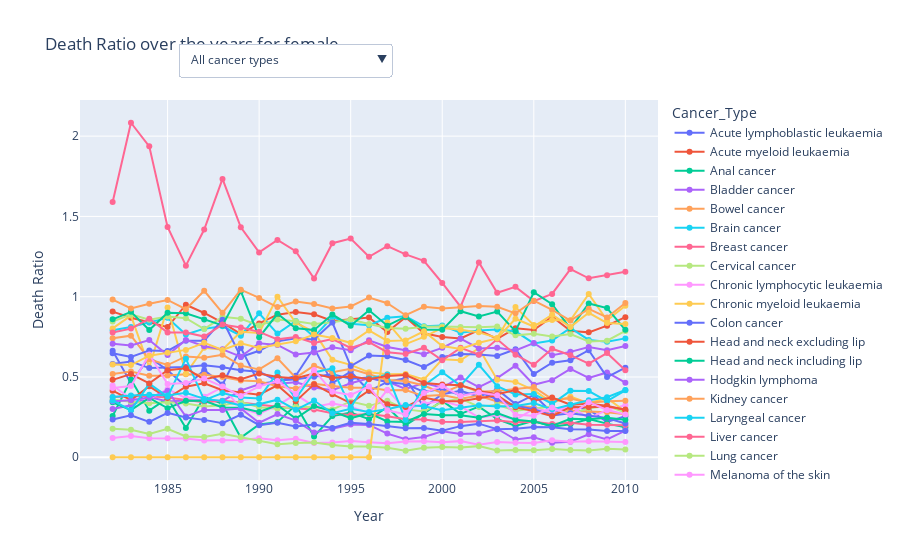

Notebook source saved alongside this figure:
### Code cell
Female_Mortality = pd.merge(Mortality_df, Incidence_df[['Year', 'Sex', 'Cancer_Type','Sum']], on=['Year', 'Sex', 'Cancer_Type'], how='inner')
Female_Mortality['Death_Ratio']=Female_Mortality['Sum_Death']/Female_Mortality['Sum']

Female_Mortality = Female_Mortality[
    (Female_Mortality['Type'] == 'Mortality') &
    (Female_Mortality['Sex'] == 'Female')  # oppure 'Male' / 'Female_Mortality'
]

fig = px.line(Female_Mortality, x='Year', y='Death_Ratio', color='Cancer_Type',
              title='Death Ratio over the years for female',
              labels={'Death_Ratio': 'Death Ratio', 'Year': 'Year'},
              markers=True)

cancer_types = Female_Mortality['Cancer_Type'].unique()

#interactive filter
fig.update_layout(
    updatemenus=[
        dict(
            buttons=[
                dict(
                    args=[{'visible': [True] * len(cancer_types)}], 
                    label="All cancer types",
                    method="update"
                ),
                *[
                    dict(
                        args=[{'visible': [True if cancer == t else False for t in cancer_types]}, 
                              {'title': f'Death Ratio over the years {cancer}'}],
                        label=cancer,
                        method="update"
                    ) for cancer in cancer_types
                ]
            ],
            direction="down",  
            showactive=True,
            active=0,
            x=0.17, 
            xanchor="left",
            y=1.15,  
            yanchor="top"
        ),
    ]
)

fig.show()

### Figure 1 — Plotly figure (JSON) as saved in the notebook; plotly's stock layout.template omitted (floating-point values rounded to 4 significant figures)
{"data": [{"hovertemplate": "Cancer_Type=Acute lymphoblastic leukaemia<br>Year=%{x}<br>Death Ratio=%{y}<extra></extra>", "legendgroup": "Acute lymphoblastic leukaemia", "line": {"color": "#636efa", "dash": "solid"}, "marker": {"symbol": "circle"}, "mode": "lines+markers", "name": "Acute lymphoblastic leukaemia", "orientation": "v", "showlegend": true, "type": "scatter", "x": [1982, 1983, 1984, 1985, 1986, 1987, 1988, 1989, 1990, 1991, 1992, 1993, 1994, 1995, 1996, 1997, 1998, 1999, 2000, 2001, 2002, 2003, 2004, 2005, 2006, 2007, 2008, 2009, 2010], "xaxis": "x", "y": [0.6632, 0.4615, 0.6237, 0.5417, 0.4409, 0.5426, 0.4526, 0.6818, 0.4571, 0.4722, 0.5078, 0.681, 0.4615, 0.5333, 0.4122, 0.4696, 0.4925, 0.3106, 0.3926, 0.4141, 0.3767, 0.4225, 0.3312, 0.3884, 0.2774, 0.3212, 0.296, 0.2199, 0.2558], "yaxis": "y"}, {"hovertemplate": "Cancer_Type=Acute myeloid leukaemia<br>Year=%{x}<br>Death Ratio=%{y}<extra></extra>", "legendgroup": "Acute myeloid leukaemia", "line": {"color": "#EF553B", "dash": "solid"}, "marker": {"symbol": "circle"}, "mode": "lines+markers", "name": "Acute myeloid leukaemia", "orientation": "v", "showlegend": true, "type": "scatter", "x": [1982, 1983, 1984, 1985, 1986, 1987, 1988, 1989, 1990, 1991, 1992, 1993, 1994, 1995, 1996, 1997, 1998, 1999, 2000, 2001, 2002, 2003, 2004, 2005, 2006, 2007, 2008, 2009, 2010], "xaxis": "x", "y": [0.9072, 0.8685, 0.8408, 0.8106, 0.95, 0.8986, 0.8384, 0.7669, 0.8333, 0.8879, 0.9053, 0.8902, 0.8491, 0.8581, 0.8697, 0.7796, 0.8714, 0.772, 0.7485, 0.7396, 0.7925, 0.7371, 0.8038, 0.792, 0.8757, 0.7869, 0.7778, 0.8196, 0.8722], "yaxis": "y"}, {"hovertemplate": "Cancer_Type=Anal cancer<br>Year=%{x}<br>Death Ratio=%{y}<extra></extra>", "legendgroup": "Anal cancer", "line": {"color": "#00cc96", "dash": "solid"}, "marker": {"symbol": "circle"}, "mode": "lines+markers", "name": "Anal cancer", "orientation": "v", "showlegend": true, "type": "scatter", "x": [1982, 1983, 1984, 1985, 1986, 1987, 1988, 1989, 1990, 1991, 1992, 1993, 1994, 1995, 1996, 1997, 1998, 1999, 2000, 2001, 2002, 2003, 2004, 2005, 2006, 2007, 2008, 2009, 2010], "xaxis": "x", "y": [0.2571, 0.4839, 0.2903, 0.3684, 0.1818, 0.375, 0.3333, 0.122, 0.2041, 0.2188, 0.325, 0.129, 0.2564, 0.2778, 0.2368, 0.3125, 0.2, 0.2727, 0.3514, 0.2703, 0.3158, 0.2381, 0.1944, 0.2273, 0.1905, 0.2051, 0.2381, 0.2093, 0.186], "yaxis": "y"}, {"hovertemplate": "Cancer_Type=Bladder cancer<br>Year=%{x}<br>Death Ratio=%{y}<extra></extra>", "legendgroup": "Bladder cancer", "line": {"color": "#ab63fa", "dash": "solid"}, "marker": {"symbol": "circle"}, "mode": "lines+markers", "name": "Bladder cancer", "orientation": "v", "showlegend": true, "type": "scatter", "x": [1982, 1983, 1984, 1985, 1986, 1987, 1988, 1989, 1990, 1991, 1992, 1993, 1994, 1995, 1996, 1997, 1998, 1999, 2000, 2001, 2002, 2003, 2004, 2005, 2006, 2007, 2008, 2009, 2010], "xaxis": "x", "y": [0.3007, 0.3244, 0.3756, 0.3471, 0.3528, 0.3543, 0.3509, 0.4162, 0.4551, 0.4571, 0.4668, 0.4347, 0.417, 0.4608, 0.4916, 0.4713, 0.4261, 0.4622, 0.4333, 0.4973, 0.4369, 0.4929, 0.5707, 0.4514, 0.4803, 0.5498, 0.4938, 0.5284, 0.4647], "yaxis": "y"}, {"hovertemplate": "Cancer_Type=Bowel cancer<br>Year=%{x}<br>Death Ratio=%{y}<extra></extra>", "legendgroup": "Bowel cancer", "line": {"color": "#FFA15A", "dash": "solid"}, "marker": {"symbol": "circle"}, "mode": "lines+markers", "name": "Bowel cancer", "orientation": "v", "showlegend": true, "type": "scatter", "x": [1982, 1983, 1984, 1985, 1986, 1987, 1988, 1989, 1990, 1991, 1992, 1993, 1994, 1995, 1996, 1997, 1998, 1999, 2000, 2001, 2002, 2003, 2004, 2005, 2006, 2007, 2008, 2009, 2010], "xaxis": "x", "y": [0.5189, 0.5339, 0.5072, 0.5088, 0.5176, 0.5132, 0.5004, 0.4781, 0.4731, 0.4427, 0.4285, 0.4581, 0.4434, 0.4332, 0.4327, 0.4175, 0.4185, 0.3808, 0.3879, 0.3646, 0.3831, 0.3476, 0.3205, 0.3107, 0.2713, 0.2896, 0.2853, 0.2801, 0.2679], "yaxis": "y"}, {"hovertemplate": "Cancer_Type=Brain cancer<br>Year=%{x}<br>Death Ratio=%{y}<extra></extra>", "legendgroup": "Brain cancer", "line": {"color": "#19d3f3", "dash": "solid"}, "marker": {"symbol": "circle"}, "mode": "lines+markers", "name": "Brain cancer", "orientation": "v", "showlegend": true, "type": "scatter", "x": [1982, 1983, 1984, 1985, 1986, 1987, 1988, 1989, 1990, 1991, 1992, 1993, 1994, 1995, 1996, 1997, 1998, 1999, 2000, 2001, 2002, 2003, 2004, 2005, 2006, 2007, 2008, 2009, 2010], "xaxis": "x", "y": [0.7906, 0.8107, 0.8399, 0.8689, 0.7641, 0.801, 0.8157, 0.7574, 0.8966, 0.7702, 0.849, 0.75, 0.8727, 0.8316, 0.8222, 0.8685, 0.8785, 0.8155, 0.8198, 0.776, 0.7897, 0.7963, 0.7845, 0.7089, 0.7267, 0.8055, 0.7307, 0.7195, 0.7403], "yaxis": "y"}, {"hovertemplate": "Cancer_Type=Breast cancer<br>Year=%{x}<br>Death Ratio=%{y}<extra></extra>", "legendgroup": "Breast cancer", "line": {"color": "#FF6692", "dash": "solid"}, "marker": {"symbol": "circle"}, "mode": "lines+markers", "name": "Breast cancer", "orientation": "v", "showlegend": true, "type": "scatter", "x": [1982, 1983, 1984, 1985, 1986, 1987, 1988, 1989, 1990, 1991, 1992, 1993, 1994, 1995, 1996, 1997, 1998, 1999, 2000, 2001, 2002, 2003, 2004, 2005, 2006, 2007, 2008, 2009, 2010], "xaxis": "x", "y": [0.3747, 0.3805, 0.3797, 0.3719, 0.356, 0.343, 0.3512, 0.3416, 0.3265, 0.3145, 0.3033, 0.2974, 0.2738, 0.2619, 0.269, 0.2554, 0.2365, 0.2355, 0.2212, 0.2193, 0.2218, 0.2285, 0.2184, 0.2211, 0.2069, 0.2155, 0.202, 0.2027, 0.2001], "yaxis": "y"}, {"hovertemplate": "Cancer_Type=Cervical cancer<br>Year=%{x}<br>Death Ratio=%{y}<extra></extra>", "legendgroup": "Cervical cancer", "line": {"color": "#B6E880", "dash": "solid"}, "marker": {"symbol": "circle"}, "mode": "lines+markers", "name": "Cervical cancer", "orientation": "v", "showlegend": true, "type": "scatter", "x": [1982, 1983, 1984, 1985, 1986, 1987, 1988, 1989, 1990, 1991, 1992, 1993, 1994, 1995, 1996, 1997, 1998, 1999, 2000, 2001, 2002, 2003, 2004, 2005, 2006, 2007, 2008, 2009, 2010], "xaxis": "x", "y": [0.3593, 0.3451, 0.3366, 0.3428, 0.3346, 0.3164, 0.3246, 0.3439, 0.3116, 0.3023, 0.3145, 0.313, 0.2981, 0.3476, 0.3202, 0.3519, 0.2982, 0.2845, 0.3446, 0.3652, 0.3149, 0.3274, 0.2893, 0.3007, 0.3162, 0.2687, 0.305, 0.3192, 0.28], "yaxis": "y"}, {"hovertemplate": "Cancer_Type=Chronic lymphocytic leukaemia<br>Year=%{x}<br>Death Ratio=%{y}<extra></extra>", "legendgroup": "Chronic lymphocytic leukaemia", "line": {"color": "#FF97FF", "dash": "solid"}, "marker": {"symbol": "circle"}, "mode": "lines+markers", "name": "Chronic lymphocytic leukaemia", "orientation": "v", "showlegend": true, "type": "scatter", "x": [1982, 1983, 1984, 1985, 1986, 1987, 1988, 1989, 1990, 1991, 1992, 1993, 1994, 1995, 1996, 1997, 1998, 1999, 2000, 2001, 2002, 2003, 2004, 2005, 2006, 2007, 2008, 2009, 2010], "xaxis": "x", "y": [0.4468, 0.3642, 0.3627, 0.4236, 0.3684, 0.3772, 0.4363, 0.3037, 0.2717, 0.3233, 0.392, 0.315, 0.3344, 0.3142, 0.2744, 0.4195, 0.2961, 0.3352, 0.3508, 0.3184, 0.2463, 0.2625, 0.2346, 0.3006, 0.283, 0.3181, 0.2421, 0.2953, 0.3241], "yaxis": "y"}, {"hovertemplate": "Cancer_Type=Chronic myeloid leukaemia<br>Year=%{x}<br>Death Ratio=%{y}<extra></extra>", "legendgroup": "Chronic myeloid leukaemia", "line": {"color": "#FECB52", "dash": "solid"}, "marker": {"symbol": "circle"}, "mode": "lines+markers", "name": "Chronic myeloid leukaemia", "orientation": "v", "showlegend": true, "type": "scatter", "x": [1982, 1983, 1984, 1985, 1986, 1987, 1988, 1989, 1990, 1991, 1992, 1993, 1994, 1995, 1996, 1997, 1998, 1999, 2000, 2001, 2002, 2003, 2004, 2005, 2006, 2007, 2008, 2009, 2010], "xaxis": "x", "y": [0.8023, 0.8824, 0.5612, 0.9324, 0.5208, 0.6822, 0.6696, 0.781, 0.7742, 1.0, 0.8378, 0.7795, 0.6069, 0.5755, 0.529, 0.5164, 0.5185, 0.4839, 0.6106, 0.604, 0.6792, 0.4831, 0.469, 0.4182, 0.339, 0.3776, 0.3361, 0.368, 0.2847], "yaxis": "y"}, {"hovertemplate": "Cancer_Type=Colon cancer<br>Year=%{x}<br>Death Ratio=%{y}<extra></extra>", "legendgroup": "Colon cancer", "line": {"color": "#636efa", "dash": "solid"}, "marker": {"symbol": "circle"}, "mode": "lines+markers", "name": "Colon cancer", "orientation": "v", "showlegend": true, "type": "scatter", "x": [1982, 1983, 1984, 1985, 1986, 1987, 1988, 1989, 1990, 1991, 1992, 1993, 1994, 1995, 1996, 1997, 1998, 1999, 2000, 2001, 2002, 2003, 2004, 2005, 2006, 2007, 2008, 2009, 2010], "xaxis": "x", "y": [0.5814, 0.5962, 0.5554, 0.5586, 0.5617, 0.5732, 0.5612, 0.5415, 0.5325, 0.4773, 0.4854, 0.5016, 0.5175, 0.4892, 0.4962, 0.4676, 0.4569, 0.4067, 0.4269, 0.3869, 0.408, 0.361, 0.3212, 0.2997, 0.26, 0.2745, 0.2583, 0.2441, 0.2101], "yaxis": "y"}, {"hovertemplate": "Cancer_Type=Head and neck excluding lip<br>Year=%{x}<br>Death Ratio=%{y}<extra></extra>", "legendgroup": "Head and neck excluding lip", "line": {"color": "#EF553B", "dash": "solid"}, "marker": {"symbol": "circle"}, "mode": "lines+markers", "name": "Head and neck excluding lip", "orientation": "v", "showlegend": true, "type": "scatter", "x": [1982, 1983, 1984, 1985, 1986, 1987, 1988, 1989, 1990, 1991, 1992, 1993, 1994, 1995, 1996, 1997, 1998, 1999, 2000, 2001, 2002, 2003, 2004, 2005, 2006, 2007, 2008, 2009, 2010], "xaxis": "x", "y": [0.4149, 0.3559, 0.4418, 0.3686, 0.4394, 0.4611, 0.4179, 0.4035, 0.3894, 0.448, 0.3495, 0.454, 0.3926, 0.337, 0.4155, 0.3297, 0.3126, 0.3725, 0.3491, 0.3488, 0.3696, 0.3865, 0.3106, 0.2877, 0.2553, 0.3127, 0.312, 0.3161, 0.2981], "yaxis": "y"}, {"hovertemplate": "Cancer_Type=Head and neck including lip<br>Year=%{x}<br>Death Ratio=%{y}<extra></extra>", "legendgroup": "Head and neck including lip", "line": {"color": "#00cc96", "dash": "solid"}, "marker": {"symbol": "circle"}, "mode": "lines+markers", "name": "Head and neck including lip", "orientation": "v", "showlegend": true, "type": "scatter", "x": [1982, 1983, 1984, 1985, 1986, 1987, 1988, 1989, 1990, 1991, 1992, 1993, 1994, 1995, 1996, 1997, 1998, 1999, 2000, 2001, 2002, 2003, 2004, 2005, 2006, 2007, 2008, 2009, 2010], "xaxis": "x", "y": [0.3421, 0.2938, 0.3701, 0.3051, 0.3514, 0.3522, 0.3097, 0.3076, 0.2823, 0.3239, 0.2413, 0.3185, 0.2864, 0.2438, 0.2745, 0.2227, 0.22, 0.2699, 0.2621, 0.2617, 0.2461, 0.276, 0.2339, 0.2222, 0.1951, 0.2393, 0.2367, 0.2458, 0.2337], "yaxis": "y"}, {"hovertemplate": "Cancer_Type=Hodgkin lymphoma<br>Year=%{x}<br>Death Ratio=%{y}<extra></extra>", "legendgroup": "Hodgkin lymphoma", "line": {"color": "#ab63fa", "dash": "solid"}, "marker": {"symbol": "circle"}, "mode": "lines+markers", "name": "Hodgkin lymphoma", "orientation": "v", "showlegend": true, "type": "scatter", "x": [1982, 1983, 1984, 1985, 1986, 1987, 1988, 1989, 1990, 1991, 1992, 1993, 1994, 1995, 1996, 1997, 1998, 1999, 2000, 2001, 2002, 2003, 2004, 2005, 2006, 2007, 2008, 2009, 2010], "xaxis": "x", "y": [0.3492, 0.3548, 0.3714, 0.4144, 0.2536, 0.295, 0.295, 0.3041, 0.2148, 0.2695, 0.2286, 0.1538, 0.1772, 0.2039, 0.2012, 0.1474, 0.1124, 0.1257, 0.1623, 0.1444, 0.1483, 0.1774, 0.1102, 0.1245, 0.08974, 0.09677, 0.1429, 0.1115, 0.166], "yaxis": "y"}, {"hovertemplate": "Cancer_Type=Kidney cancer<br>Year=%{x}<br>Death Ratio=%{y}<extra></extra>", "legendgroup": "Kidney cancer", "line": {"color": "#FFA15A", "dash": "solid"}, "marker": {"symbol": "circle"}, "mode": "lines+markers", "name": "Kidney cancer", "orientation": "v", "showlegend": true, "type": "scatter", "x": [1982, 1983, 1984, 1985, 1986, 1987, 1988, 1989, 1990, 1991, 1992, 1993, 1994, 1995, 1996, 1997, 1998, 1999, 2000, 2001, 2002, 2003, 2004, 2005, 2006, 2007, 2008, 2009, 2010], "xaxis": "x", "y": [0.7413, 0.7571, 0.6097, 0.5742, 0.6277, 0.6193, 0.6383, 0.5708, 0.5468, 0.6166, 0.4956, 0.5701, 0.5294, 0.5506, 0.5169, 0.481, 0.4749, 0.4467, 0.3992, 0.4478, 0.4076, 0.413, 0.4245, 0.4375, 0.3616, 0.3659, 0.3391, 0.3495, 0.3513], "yaxis": "y"}, {"hovertemplate": "Cancer_Type=Laryngeal cancer<br>Year=%{x}<br>Death Ratio=%{y}<extra></extra>", "legendgroup": "Laryngeal cancer", "line": {"color": "#19d3f3", "dash": "solid"}, "marker": {"symbol": "circle"}, "mode": "lines+markers", "name": "Laryngeal cancer", "orientation": "v", "showlegend": true, "type": "scatter", "x": [1982, 1983, 1984, 1985, 1986, 1987, 1988, 1989, 1990, 1991, 1992, 1993, 1994, 1995, 1996, 1997, 1998, 1999, 2000, 2001, 2002, 2003, 2004, 2005, 2006, 2007, 2008, 2009, 2010], "xaxis": "x", "y": [0.3538, 0.2923, 0.4583, 0.3774, 0.614, 0.3562, 0.4, 0.3714, 0.3667, 0.5278, 0.3636, 0.5283, 0.5538, 0.3108, 0.4918, 0.5147, 0.2321, 0.4474, 0.5294, 0.4464, 0.5758, 0.4426, 0.3913, 0.3934, 0.3333, 0.4138, 0.4125, 0.3492, 0.4167], "yaxis": "y"}, {"hovertemplate": "Cancer_Type=Liver cancer<br>Year=%{x}<br>Death Ratio=%{y}<extra></extra>", "legendgroup": "Liver cancer", "line": {"color": "#FF6692", "dash": "solid"}, "marker": {"symbol": "circle"}, "mode": "lines+markers", "name": "Liver cancer", "orientation": "v", "showlegend": true, "type": "scatter", "x": [1982, 1983, 1984, 1985, 1986, 1987, 1988, 1989, 1990, 1991, 1992, 1993, 1994, 1995, 1996, 1997, 1998, 1999, 2000, 2001, 2002, 2003, 2004, 2005, 2006, 2007, 2008, 2009, 2010], "xaxis": "x", "y": [1.59, 2.083, 1.937, 1.435, 1.193, 1.419, 1.733, 1.432, 1.276, 1.354, 1.283, 1.114, 1.333, 1.362, 1.248, 1.314, 1.264, 1.223, 1.085, 0.9375, 1.214, 1.025, 1.061, 0.9725, 1.017, 1.172, 1.114, 1.133, 1.155], "yaxis": "y"}, {"hovertemplate": "Cancer_Type=Lung cancer<br>Year=%{x}<br>Death Ratio=%{y}<extra></extra>", "legendgroup": "Lung cancer", "line": {"color": "#B6E880", "dash": "solid"}, "marker": {"symbol": "circle"}, "mode": "lines+markers", "name": "Lung cancer", "orientation": "v", "showlegend": true, "type": "scatter", "x": [1982, 1983, 1984, 1985, 1986, 1987, 1988, 1989, 1990, 1991, 1992, 1993, 1994, 1995, 1996, 1997, 1998, 1999, 2000, 2001, 2002, 2003, 2004, 2005, 2006, 2007, 2008, 2009, 2010], "xaxis": "x", "y": [0.8447, 0.8897, 0.8571, 0.8768, 0.8657, 0.7985, 0.8746, 0.8627, 0.8207, 0.8586, 0.8477, 0.8305, 0.8415, 0.8583, 0.8303, 0.8047, 0.8008, 0.8135, 0.815, 0.8118, 0.8101, 0.8148, 0.7592, 0.7698, 0.7521, 0.7679, 0.7213, 0.7259, 0.7866], "yaxis": "y"}, {"hovertemplate": "Cancer_Type=Melanoma of the skin<br>Year=%{x}<br>Death Ratio=%{y}<extra></extra>", "legendgroup": "Melanoma of the skin", "line": {"color": "#FF97FF", "dash": "solid"}, "marker": {"symbol": "circle"}, "mode": "lines+markers", "name": "Melanoma of the skin", "orientation": "v", "showlegend": true, "type": "scatter", "x": [1982, 1983, 1984, 1985, 1986, 1987, 1988, 1989, 1990, 1991, 1992, 1993, 1994, 1995, 1996, 1997, 1998, 1999, 2000, 2001, 2002, 2003, 2004, 2005, 2006, 2007, 2008, 2009, 2010], "xaxis": "x", "y": [0.1204, 0.1323, 0.1184, 0.1179, 0.1172, 0.105, 0.1042, 0.1076, 0.1189, 0.1052, 0.1154, 0.08918, 0.09252, 0.1007, 0.093, 0.08683, 0.09783, 0.09973, 0.09296, 0.1004, 0.078, 0.09505, 0.09042, 0.08825, 0.1057, 0.09692, 0.09932, 0.0991, 0.09522], "yaxis": "y"}, {"hovertemplate": "Cancer_Type=Mesothelioma<br>Year=%{x}<br>Death Ratio=%{y}<extra></extra>", "legendgroup": "Mesothelioma", "line": {"color": "#FECB52", "dash": "solid"}, "marker": {"symbol": "circle"}, "mode": "lines+markers", "name": "Mesothelioma", "orientation": "v", "showlegend": true, "type": "scatter", "x": [1982, 1983, 1984, 1985, 1986, 1987, 1988, 1989, 1990, 1991, 1992, 1993, 1994, 1995, 1996, 1997, 1998, 1999, 2000, 2001, 2002, 2003, 2004, 2005, 2006, 2007, 2008, 2009, 2010], "xaxis": "x", "y": [0.0, 0.0, 0.0, 0.0, 0.0, 0.0, 0.0, 0.0, 0.0, 0.0, 0.0, 0.0, 0.0, 0.0, 0.0, 0.84, 0.7049, 0.75, 0.8052, 0.7944, 0.7778, 0.7434, 0.9355, 0.823, 0.8544, 0.8532, 1.017, 0.8527, 0.9435], "yaxis": "y"}, {"hovertemplate": "Cancer_Type=Myeloma<br>Year=%{x}<br>Death Ratio=%{y}<extra></extra>", "legendgroup": "Myeloma", "line": {"color": "#636efa", "dash": "solid"}, "marker": {"symbol": "circle"}, "mode": "lines+markers", "name": "Myeloma", "orientation": "v", "showlegend": true, "type": "scatter", "x": [1982, 1983, 1984, 1985, 1986, 1987, 1988, 1989, 1990, 1991, 1992, 1993, 1994, 1995, 1996, 1997, 1998, 1999, 2000, 2001, 2002, 2003, 2004, 2005, 2006, 2007, 2008, 2009, 2010], "xaxis": "x", "y": [0.6475, 0.624, 0.6655, 0.6619, 0.7261, 0.7263, 0.8561, 0.6246, 0.663, 0.7217, 0.7408, 0.7341, 0.8391, 0.5682, 0.6332, 0.6296, 0.6055, 0.5613, 0.6243, 0.6423, 0.6399, 0.6305, 0.6729, 0.5179, 0.5889, 0.6043, 0.6667, 0.4992, 0.5578], "yaxis": "y"}, {"hovertemplate": "Cancer_Type=Non-Hodgkin lymphoma<br>Year=%{x}<br>Death Ratio=%{y}<extra></extra>", "legendgroup": "Non-Hodgkin lymphoma", "line": {"color": "#EF553B", "dash": "solid"}, "marker": {"symbol": "circle"}, "mode": "lines+markers", "name": "Non-Hodgkin lymphoma", "orientation": "v", "showlegend": true, "type": "scatter", "x": [1982, 1983, 1984, 1985, 1986, 1987, 1988, 1989, 1990, 1991, 1992, 1993, 1994, 1995, 1996, 1997, 1998, 1999, 2000, 2001, 2002, 2003, 2004, 2005, 2006, 2007, 2008, 2009, 2010], "xaxis": "x", "y": [0.4822, 0.5178, 0.4601, 0.5417, 0.5538, 0.485, 0.5108, 0.486, 0.5217, 0.5, 0.4916, 0.5212, 0.4929, 0.5044, 0.486, 0.5056, 0.5119, 0.463, 0.453, 0.4486, 0.4135, 0.3925, 0.4184, 0.354, 0.3719, 0.3267, 0.3337, 0.3215, 0.2934], "yaxis": "y"}, {"hovertemplate": "Cancer_Type=Oesophageal cancer<br>Year=%{x}<br>Death Ratio=%{y}<extra></extra>", "legendgroup": "Oesophageal cancer", "line": {"color": "#00cc96", "dash": "solid"}, "marker": {"symbol": "circle"}, "mode": "lines+markers", "name": "Oesophageal cancer", "orientation": "v", "showlegend": true, "type": "scatter", "x": [1982, 1983, 1984, 1985, 1986, 1987, 1988, 1989, 1990, 1991, 1992, 1993, 1994, 1995, 1996, 1997, 1998, 1999, 2000, 2001, 2002, 2003, 2004, 2005, 2006, 2007, 2008, 2009, 2010], "xaxis": "x", "y": [0.8591, 0.9056, 0.7923, 0.8993, 0.8967, 0.8581, 0.8216, 1.035, 0.7467, 0.8935, 0.8037, 0.7926, 0.8886, 0.8194, 0.9153, 0.8195, 0.8753, 0.7946, 0.7934, 0.9096, 0.8764, 0.9075, 0.7841, 1.028, 0.9534, 0.802, 0.9577, 0.9289, 0.7938], "yaxis": "y"}, {"hovertemplate": "Cancer_Type=Ovarian cancer<br>Year=%{x}<br>Death Ratio=%{y}<extra></extra>", "legendgroup": "Ovarian cancer", "line": {"color": "#ab63fa", "dash": "solid"}, "marker": {"symbol": "circle"}, "mode": "lines+markers", "name": "Ovarian cancer", "orientation": "v", "showlegend": true, "type": "scatter", "x": [1982, 1983, 1984, 1985, 1986, 1987, 1988, 1989, 1990, 1991, 1992, 1993, 1994, 1995, 1996, 1997, 1998, 1999, 2000, 2001, 2002, 2003, 2004, 2005, 2006, 2007, 2008, 2009, 2010], "xaxis": "x", "y": [0.7072, 0.6959, 0.7297, 0.6364, 0.731, 0.6918, 0.6719, 0.6264, 0.7105, 0.6995, 0.64, 0.6519, 0.6848, 0.666, 0.7286, 0.6864, 0.6664, 0.6412, 0.6812, 0.7381, 0.6779, 0.6827, 0.6651, 0.7115, 0.6356, 0.6564, 0.6872, 0.6672, 0.693], "yaxis": "y"}, {"hovertemplate": "Cancer_Type=Pancreatic cancer<br>Year=%{x}<br>Death Ratio=%{y}<extra></extra>", "legendgroup": "Pancreatic cancer", "line": {"color": "#FFA15A", "dash": "solid"}, "marker": {"symbol": "circle"}, "mode": "lines+markers", "name": "Pancreatic cancer", "orientation": "v", "showlegend": true, "type": "scatter", "x": [1982, 1983, 1984, 1985, 1986, 1987, 1988, 1989, 1990, 1991, 1992, 1993, 1994, 1995, 1996, 1997, 1998, 1999, 2000, 2001, 2002, 2003, 2004, 2005, 2006, 2007, 2008, 2009, 2010], "xaxis": "x", "y": [0.9822, 0.9266, 0.9558, 0.9795, 0.9219, 1.037, 0.8994, 1.044, 0.9924, 0.9354, 0.9703, 0.9538, 0.9262, 0.9392, 0.9952, 0.9595, 0.8846, 0.9375, 0.9271, 0.9351, 0.9423, 0.9372, 0.8963, 0.9752, 0.9177, 0.851, 0.9243, 0.8709, 0.9609], "yaxis": "y"}, {"hovertemplate": "Cancer_Type=Rectal cancer<br>Year=%{x}<br>Death Ratio=%{y}<extra></extra>", "legendgroup": "Rectal cancer", "line": {"color": "#19d3f3", "dash": "solid"}, "marker": {"symbol": "circle"}, "mode": "lines+markers", "name": "Rectal cancer", "orientation": "v", "showlegend": true, "type": "scatter", "x": [1982, 1983, 1984, 1985, 1986, 1987, 1988, 1989, 1990, 1991, 1992, 1993, 1994, 1995, 1996, 1997, 1998, 1999, 2000, 2001, 2002, 2003, 2004, 2005, 2006, 2007, 2008, 2009, 2010], "xaxis": "x", "y": [0.3749, 0.3847, 0.3897, 0.3848, 0.4021, 0.3635, 0.3502, 0.3222, 0.3306, 0.3586, 0.2951, 0.3532, 0.2739, 0.3021, 0.2821, 0.2985, 0.325, 0.3174, 0.2934, 0.3107, 0.3241, 0.3168, 0.3187, 0.3378, 0.2983, 0.3264, 0.3544, 0.3736, 0.4189], "yaxis": "y"}, {"hovertemplate": "Cancer_Type=Stomach cancer<br>Year=%{x}<br>Death Ratio=%{y}<extra></extra>", "legendgroup": "Stomach cancer", "line": {"color": "#FF6692", "dash": "solid"}, "marker": {"symbol": "circle"}, "mode": "lines+markers", "name": "Stomach cancer", "orientation": "v", "showlegend": true, "type": "scatter", "x": [1982, 1983, 1984, 1985, 1986, 1987, 1988, 1989, 1990, 1991, 1992, 1993, 1994, 1995, 1996, 1997, 1998, 1999, 2000, 2001, 2002, 2003, 2004, 2005, 2006, 2007, 2008, 2009, 2010], "xaxis": "x", "y": [0.7774, 0.8011, 0.8623, 0.7764, 0.7766, 0.7515, 0.8266, 0.8079, 0.781, 0.7342, 0.7492, 0.7113, 0.7362, 0.6805, 0.7171, 0.6542, 0.6437, 0.6823, 0.604, 0.6816, 0.6386, 0.7352, 0.6391, 0.5758, 0.6757, 0.6356, 0.5826, 0.649, 0.5423], "yaxis": "y"}, {"hovertemplate": "Cancer_Type=Thyroid cancer<br>Year=%{x}<br>Death Ratio=%{y}<extra></extra>", "legendgroup": "Thyroid cancer", "line": {"color": "#B6E880", "dash": "solid"}, "marker": {"symbol": "circle"}, "mode": "lines+markers", "name": "Thyroid cancer", "orientation": "v", "showlegend": true, "type": "scatter", "x": [1982, 1983, 1984, 1985, 1986, 1987, 1988, 1989, 1990, 1991, 1992, 1993, 1994, 1995, 1996, 1997, 1998, 1999, 2000, 2001, 2002, 2003, 2004, 2005, 2006, 2007, 2008, 2009, 2010], "xaxis": "x", "y": [0.1776, 0.1714, 0.1443, 0.1771, 0.1299, 0.1257, 0.1461, 0.1254, 0.1011, 0.08108, 0.08841, 0.09125, 0.07593, 0.06699, 0.06636, 0.0591, 0.04011, 0.05929, 0.06369, 0.06007, 0.06926, 0.04179, 0.04509, 0.04426, 0.05181, 0.04488, 0.04271, 0.05236, 0.0482], "yaxis": "y"}, {"hovertemplate": "Cancer_Type=Tongue cancer<br>Year=%{x}<br>Death Ratio=%{y}<extra></extra>", "legendgroup": "Tongue cancer", "line": {"color": "#FF97FF", "dash": "solid"}, "marker": {"symbol": "circle"}, "mode": "lines+markers", "name": "Tongue cancer", "orientation": "v", "showlegend": true, "type": "scatter", "x": [1982, 1983, 1984, 1985, 1986, 1987, 1988, 1989, 1990, 1991, 1992, 1993, 1994, 1995, 1996, 1997, 1998, 1999, 2000, 2001, 2002, 2003, 2004, 2005, 2006, 2007, 2008, 2009, 2010], "xaxis": "x", "y": [0.4318, 0.4432, 0.6404, 0.4565, 0.4624, 0.4906, 0.44, 0.3818, 0.4414, 0.4746, 0.3932, 0.5437, 0.4077, 0.3884, 0.4403, 0.2927, 0.2667, 0.4, 0.4444, 0.3822, 0.4028, 0.3867, 0.264, 0.2586, 0.3101, 0.2626, 0.3429, 0.2947, 0.267], "yaxis": "y"}, {"hovertemplate": "Cancer_Type=Unknown primary site<br>Year=%{x}<br>Death Ratio=%{y}<extra></extra>", "legendgroup": "Unknown primary site", "line": {"color": "#FECB52", "dash": "solid"}, "marker": {"symbol": "circle"}, "mode": "lines+markers", "name": "Unknown primary site", "orientation": "v", "showlegend": true, "type": "scatter", "x": [1982, 1983, 1984, 1985, 1986, 1987, 1988, 1989, 1990, 1991, 1992, 1993, 1994, 1995, 1996, 1997, 1998, 1999, 2000, 2001, 2002, 2003, 2004, 2005, 2006, 2007, 2008, 2009, 2010], "xaxis": "x", "y": [0.578, 0.574, 0.6329, 0.6505, 0.6686, 0.7131, 0.6686, 0.7103, 0.68, 0.7029, 0.7217, 0.7639, 0.7425, 0.7127, 0.7894, 0.7246, 0.7279, 0.7844, 0.6929, 0.675, 0.7132, 0.7403, 0.8623, 0.8142, 0.8873, 0.8118, 0.8996, 0.8359, 0.8306], "yaxis": "y"}, {"hovertemplate": "Cancer_Type=Uterine cancer<br>Year=%{x}<br>Death Ratio=%{y}<extra></extra>", "legendgroup": "Uterine cancer", "line": {"color": "#636efa", "dash": "solid"}, "marker": {"symbol": "circle"}, "mode": "lines+markers", "name": "Uterine cancer", "orientation": "v", "showlegend": true, "type": "scatter", "x": [1982, 1983, 1984, 1985, 1986, 1987, 1988, 1989, 1990, 1991, 1992, 1993, 1994, 1995, 1996, 1997, 1998, 1999, 2000, 2001, 2002, 2003, 2004, 2005, 2006, 2007, 2008, 2009, 2010], "xaxis": "x", "y": [0.2357, 0.2618, 0.2205, 0.2762, 0.247, 0.2328, 0.212, 0.2649, 0.2, 0.2142, 0.191, 0.2032, 0.1826, 0.2154, 0.2076, 0.1945, 0.1811, 0.1814, 0.1646, 0.1938, 0.2092, 0.1741, 0.1779, 0.1876, 0.1875, 0.1751, 0.1733, 0.1631, 0.1627], "yaxis": "y"}], "layout": {"legend": {"title": {"text": "Cancer_Type"}, "tracegroupgap": 0}, "title": {"text": "Death Ratio over the years for female"}, "updatemenus": [{"active": 0, "buttons": [{"args": [{"visible": [true, true, true, true, true, true, true, true, true, true, true, true, true, true, true, true, true, true, true, true, true, true, true, true, true, true, true, true, true, true, true]}], "label": "All cancer types", "method": "update"}, {"args": [{"visible": [true, false, false, false, false, false, false, false, false, false, false, false, false, false, false, false, false, false, false, false, false, false, false, false, false, false, false, false, false, false, false]}, {"title": "Death Ratio over the years Acute lymphoblastic leukaemia"}], "label": "Acute lymphoblastic leukaemia", "method": "update"}, {"args": [{"visible": [false, true, false, false, false, false, false, false, false, false, false, false, false, false, false, false, false, false, false, false, false, false, false, false, false, false, false, false, false, false, false]}, {"title": "Death Ratio over the years Acute myeloid leukaemia"}], "label": "Acute myeloid leukaemia", "method": "update"}, {"args": [{"visible": [false, false, true, false, false, false, false, false, false, false, false, false, false, false, false, false, false, false, false, false, false, false, false, false, false, false, false, false, false, false, false]}, {"title": "Death Ratio over the years Anal cancer"}], "label": "Anal cancer", "method": "update"}, {"args": [{"visible": [false, false, false, true, false, false, false, false, false, false, false, false, false, false, false, false, false, false, false, false, false, false, false, false, false, false, false, false, false, false, false]}, {"title": "Death Ratio over the years Bladder cancer"}], "label": "Bladder cancer", "method": "update"}, {"args": [{"visible": [false, false, false, false, true, false, false, false, false, false, false, false, false, false, false, false, false, false, false, false, false, false, false, false, false, false, false, false, false, false, false]}, {"title": "Death Ratio over the years Bowel cancer"}], "label": "Bowel cancer", "method": "update"}, {"args": [{"visible": [false, false, false, false, false, true, false, false, false, false, false, false, false, false, false, false, false, false, false, false, false, false, false, false, false, false, false, false, false, false, false]}, {"title": "Death Ratio over the years Brain cancer"}], "label": "Brain cancer", "method": "update"}, {"args": [{"visible": [false, false, false, false, false, false, true, false, false, false, false, false, false, false, false, false, false, false, false, false, false, false, false, false, false, false, false, false, false, false, false]}, {"title": "Death Ratio over the years Breast cancer"}], "label": "Breast cancer", "method": "update"}, {"args": [{"visible": [false, false, false, false, false, false, false, true, false, false, false, false, false, false, false, false, false, false, false, false, false, false, false, false, false, false, false, false, false, false, false]}, {"title": "Death Ratio over the years Cervical cancer"}], "label": "Cervical cancer", "method": "update"}, {"args": [{"visible": [false, false, false, false, false, false, false, false, true, false, false, false, false, false, false, false, false, false, false, false, false, false, false, false, false, false, false, false, false, false, false]}, {"title": "Death Ratio over the years Chronic lymphocytic leukaemia"}], "label": "Chronic lymphocytic leukaemia", "method": "update"}, {"args": [{"visible": [false, false, false, false, false, false, false, false, false, true, false, false, false, false, false, false, false, false, false, false, false, false, false, false, false, false, false, false, false, false, false]}, {"title": "Death Ratio over the years Chronic myeloid leukaemia"}], "label": "Chronic myeloid leukaemia", "method": "update"}, {"args": [{"visible": [false, false, false, false, false, false, false, false, false, false, true, false, false, false, false, false, false, false, false, false, false, false, false, false, false, false, false, false, false, false, false]}, {"title": "Death Ratio over the years Colon cancer"}], "label": "Colon cancer", "method": "update"}, {"args": [{"visible": [false, false, false, false, false, false, false, false, false, false, false, true, false, false, false, false, false, false, false, false, false, false, false, false, false, false, false, false, false, false, false]}, {"title": "Death Ratio over the years Head and neck excluding lip"}], "label": "Head and neck excluding lip", "method": "update"}, {"args": [{"visible": [false, false, false, false, false, false, false, false, false, false, false, false, true, false, false, false, false, false, false, false, false, false, false, false, false, false, false, false, false, false, false]}, {"title": "Death Ratio over the years Head and neck including lip"}], "label": "Head and neck including lip", "method": "update"}, {"args": [{"visible": [false, false, false, false, false, false, false, false, false, false, false, false, false, true, false, false, false, false, false, false, false, false, false, false, false, false, false, false, false, false, false]}, {"title": "Death Ratio over the years Hodgkin lymphoma"}], "label": "Hodgkin lymphoma", "method": "update"}, {"args": [{"visible": [false, false, false, false, false, false, false, false, false, false, false, false, false, false, true, false, false, false, false, false, false, false, false, false, false, false, false, false, false, false, false]}, {"title": "Death Ratio over the years Kidney cancer"}], "label": "Kidney cancer", "method": "update"}, {"args": [{"visible": [false, false, false, false, false, false, false, false, false, false, false, false, false, false, false, true, false, false, false, false, false, false, false, false, false, false, false, false, false, false, false]}, {"title": "Death Ratio over the years Laryngeal cancer"}], "label": "Laryngeal cancer", "method": "update"}, {"args": [{"visible": [false, false, false, false, false, false, false, false, false, false, false, false, false, false, false, false, true, false, false, false, false, false, false, false, false, false, false, false, false, false, false]}, {"title": "Death Ratio over the years Liver cancer"}], "label": "Liver cancer", "method": "update"}, {"args": [{"visible": [false, false, false, false, false, false, false, false, false, false, false, false, false, false, false, false, false, true, false, false, false, false, false, false, false, false, false, false, false, false, false]}, {"title": "Death Ratio over the years Lung cancer"}], "label": "Lung cancer", "method": "update"}, {"args": [{"visible": [false, false, false, false, false, false, false, false, false, false, false, false, false, false, false, false, false, false, true, false, false, false, false, false, false, false, false, false, false, false, false]}, {"title": "Death Ratio over the years Melanoma of the skin"}], "label": "Melanoma of the skin", "method": "update"}, {"args": [{"visible": [false, false, false, false, false, false, false, false, false, false, false, false, false, false, false, false, false, false, false, true, false, false, false, false, false, false, false, false, false, false, false]}, {"title": "Death Ratio over the years Mesothelioma"}], "label": "Mesothelioma", "method": "update"}, {"args": [{"visible": [false, false, false, false, false, false, false, false, false, false, false, false, false, false, false, false, false, false, false, false, true, false, false, false, false, false, false, false, false, false, false]}, {"title": "Death Ratio over the years Myeloma"}], "label": "Myeloma", "method": "update"}, {"args": [{"visible": [false, false, false, false, false, false, false, false, false, false, false, false, false, false, false, false, false, false, false, false, false, true, false, false, false, false, false, false, false, false, false]}, {"title": "Death Ratio over the years Non-Hodgkin lymphoma"}], "label": "Non-Hodgkin lymphoma", "method": "update"}, {"args": [{"visible": [false, false, false, false, false, false, false, false, false, false, false, false, false, false, false, false, false, false, false, false, false, false, true, false, false, false, false, false, false, false, false]}, {"title": "Death Ratio over the years Oesophageal cancer"}], "label": "Oesophageal cancer", "method": "update"}, {"args": [{"visible": [false, false, false, false, false, false, false, false, false, false, false, false, false, false, false, false, false, false, false, false, false, false, false, true, false, false, false, false, false, false, false]}, {"title": "Death Ratio over the years Ovarian cancer"}], "label": "Ovarian cancer", "method": "update"}, {"args": [{"visible": [false, false, false, false, false, false, false, false, false, false, false, false, false, false, false, false, false, false, false, false, false, false, false, false, true, false, false, false, false, false, false]}, {"title": "Death Ratio over the years Pancreatic cancer"}], "label": "Pancreatic cancer", "method": "update"}, {"args": [{"visible": [false, false, false, false, false, false, false, false, false, false, false, false, false, false, false, false, false, false, false, false, false, false, false, false, false, true, false, false, false, false, false]}, {"title": "Death Ratio over the years Rectal cancer"}], "label": "Rectal cancer", "method": "update"}, {"args": [{"visible": [false, false, false, false, false, false, false, false, false, false, false, false, false, false, false, false, false, false, false, false, false, false, false, false, false, false, true, false, false, false, false]}, {"title": "Death Ratio over the years Stomach cancer"}], "label": "Stomach cancer", "method": "update"}, {"args": [{"visible": [false, false, false, false, false, false, false, false, false, false, false, false, false, false, false, false, false, false, false, false, false, false, false, false, false, false, false, true, false, false, false]}, {"title": "Death Ratio over the years Thyroid cancer"}], "label": "Thyroid cancer", "method": "update"}, {"args": [{"visible": [false, false, false, false, false, false, false, false, false, false, false, false, false, false, false, false, false, false, false, false, false, false, false, false, false, false, false, false, true, false, false]}, {"title": "Death Ratio over the years Tongue cancer"}], "label": "Tongue cancer", "method": "update"}, {"args": [{"visible": [false, false, false, false, false, false, false, false, false, false, false, false, false, false, false, false, false, false, false, false, false, false, false, false, false, false, false, false, false, true, false]}, {"title": "Death Ratio over the years Unknown primary site"}], "label": "Unknown primary site", "method": "update"}, {"args": [{"visible": [false, false, false, false, false, false, false, false, false, false, false, false, false, false, false, false, false, false, false, false, false, false, false, false, false, false, false, false, false, false, true]}, {"title": "Death Ratio over the years Uterine cancer"}], "label": "Uterine cancer", "method": "update"}], "direction": "down", "showactive": true, "x": 0.17, "xanchor": "left", "y": 1.15, "yanchor": "top"}], "xaxis": {"anchor": "y", "domain": [0, 1], "title": {"text": "Year"}}, "yaxis": {"anchor": "x", "domain": [0, 1], "title": {"text": "Death Ratio"}}}}
